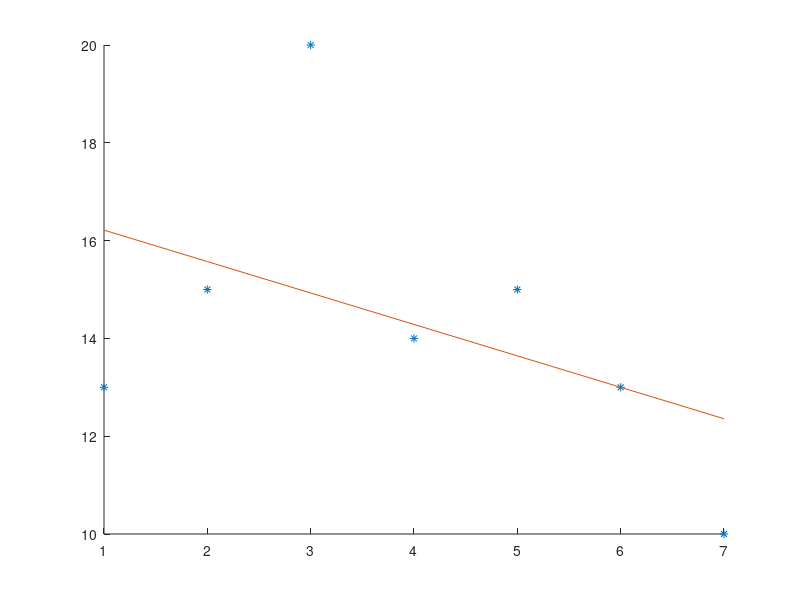

This figure's MATLAB source:
x = [1 2 3 4 5 6 7];
temp = [13 15 20 14 15 13 10];
m = length(x) - 1;

a = ((m+1) .* sum(x.*temp) - sum(x) .* sum(temp))/ ((m+1).* sum(x.^2)-sum(x).^2);

b= (sum(x.^2) .* sum (temp) - sum(x .* temp) * sum(x)) / ((m+1) * sum(x.^2) - sum(x)^2);
phi = zeros(1, m+1);
for i = 1:m+1 
    phi(1,i) = a * x(i) +b ;
end
minimum = sqrt(sum((temp - phi).^2))
temperaturala8 = a * 8 + b
hold on;
%plot(x,'x');
plot(x,temp, '*');
plot(x,phi);
